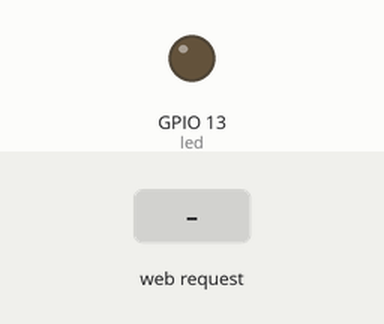
Recording of a sketch running on a simulated ESP8266 (NodeMCU). Shown: output pins drawn as LEDs (lit = HIGH). The test bench sets the inputs (shaded band). WiFi joins after 1.5 s; servers stay silent unless stated; uploads are accepted with an empty reply; what the sketch prints to the serial monitor is not drawn.

Above: at 2.9 s.
3.0 s: HTTP request GET /offline received
At 4.3 s:
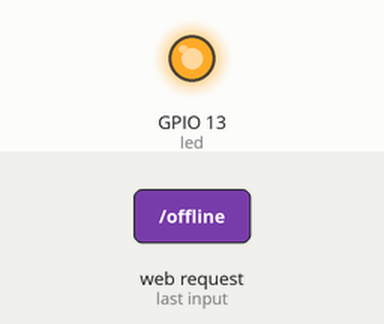
Timing chart, 0 to 6.0 s (numbered marks = the images above; inputs shaded):
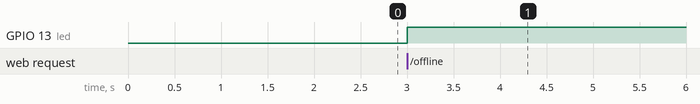

The sketch:

light.ino
```cpp
#include <ESP8266WiFi.h>                                          // libraries
#include <WiFiClient.h>
#include <ESP8266WebServer.h>
#include <ESP8266mDNS.h>

const char* ssid = "H218N";                                       // set WiFi ssid and pass
const char* password = "certificat";

// 13 is pin 7
// 16 is pin 0

ESP8266WebServer server(80);                                      // set server port

const int led = 13;                                               // set led pin
int onff = 0, door = 0;                                           // set booleans for dor and on/off led

void handleRoot() {                                               // root page
  server.send(200, "text/plain", "Hello Seba!");
}

void handleOffline() {                                            // light control page
  onff++; onff%=2;
  if(onff==1)
    server.send(200, "text/plain", "Light ON!");
  else
    server.send(200, "text/plain", "Light OFF!");
  digitalWrite(13, onff);
}

void handleNotFound(){                                            // error 404 not found page
  digitalWrite(led, 1);
  String message = "File Not Found\n\n";
  message += "URI: ";
  message += server.uri();
  message += "\nMethod: ";
  message += (server.method() == HTTP_GET)?"GET":"POST";
  message += "\nArguments: ";
  message += server.args();
  message += "\n";
  for (uint8_t i=0; i<server.args(); i++){
    message += " " + server.argName(i) + ": " + server.arg(i) + "\n";
  }
  server.send(404, "text/plain", message);
  digitalWrite(led, 0);
}

void setup(){                                                       // setup function with pin setup
  pinMode(led, OUTPUT);
  digitalWrite(led, 0);
  Serial.begin(115200);
  WiFi.begin(ssid, password);                                       // start WiFi module
  Serial.println("");

  // Wait for connection
  while (WiFi.status() != WL_CONNECTED) {
    delay(500);
    Serial.print(".");
  }
  Serial.println("");
  Serial.print("Connected to ");
  Serial.println(ssid);
  Serial.print("IP address: ");
  Serial.println(WiFi.localIP());


  Serial.print("connecting to ");
  Serial.println("seba.tm-edu.ro");

  WiFiClient client;
  const int httpPort = 80;
  if (!client.connect("seba.tm-edu.ro", httpPort)) {                      // update local ip to SQL database
    Serial.println("connection failed");
    return;
  }

  String url = "/";
  url += "get/getIP.php";
  url += "?p=";
  url += "abc";
  url += "&ip=";
  url += String(WiFi.localIP()[3]);

  Serial.print("Requesting URL: ");
  Serial.println(url);

  // This will send the request to the server
  client.print(String("GET ") + url + " HTTP/1.1\r\n" +
               "Host: " + "seba.tm-edu.ro" + "\r\n" +
               "Connection: close\r\n\r\n");
  unsigned long timeout = millis();
  while (client.available() == 0) {
    if (millis() - timeout > 5000) {
      Serial.println(">>> Client Timeout !");
      client.stop();
      return;
    }
  }

  Serial.println("\n connection stopped");


  if (MDNS.begin("esp8266")) {
    Serial.println("MDNS responder started");
  }
                                                                    // set all pages that can be opened starting with root page, switch trigger, test and error 404 page
  server.on("/", handleRoot);

  server.on("/offline", handleOffline);

  server.on("/inline", [](){
      server.send(200, "text/plain", "this works as well");
  });

  server.onNotFound(handleNotFound);

  server.begin();
  Serial.println("HTTP server started");
}

void loop(){                                                        // cycle of WiFi module testing whether the page were entered or not
  server.handleClient();
}
```

Measured:
- after the input at 3.0 s, GPIO 13 (led): LOW → HIGH at once
